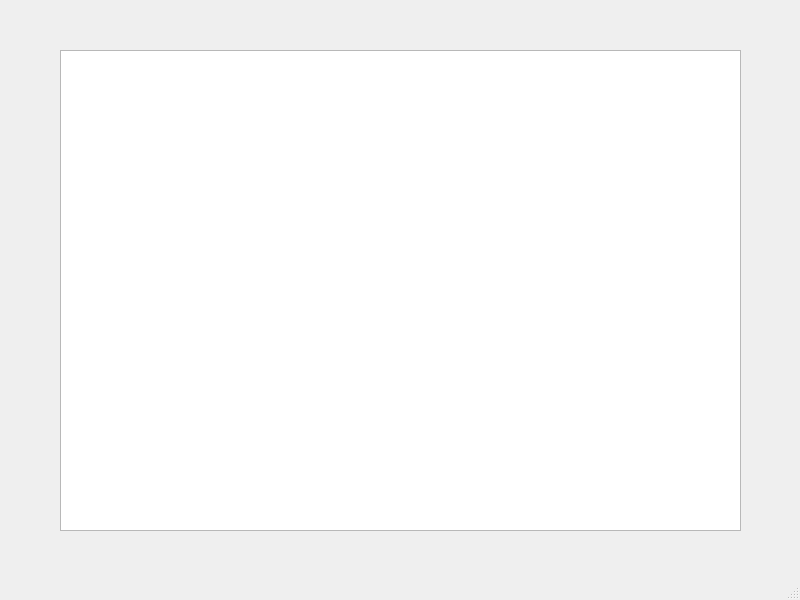
<?xml version="1.0" encoding="UTF-8"?>
<ui version="4.0">
 <class>MainWindow</class>
 <widget class="QMainWindow" name="MainWindow">
  <property name="geometry">
   <rect>
    <x>0</x>
    <y>0</y>
    <width>800</width>
    <height>600</height>
   </rect>
  </property>
  <property name="windowTitle">
   <string>MainWindow</string>
  </property>
  <widget class="QWidget" name="centralwidget">
   <widget class="QTextEdit" name="textEdit">
    <property name="geometry">
     <rect>
      <x>60</x>
      <y>50</y>
      <width>681</width>
      <height>481</height>
     </rect>
    </property>
   </widget>
  </widget>
  <widget class="QMenuBar" name="menubar">
   <property name="geometry">
    <rect>
     <x>0</x>
     <y>0</y>
     <width>800</width>
     <height>25</height>
    </rect>
   </property>
  </widget>
  <widget class="QStatusBar" name="statusbar"/>
 </widget>
 <resources/>
 <connections/>
</ui>
